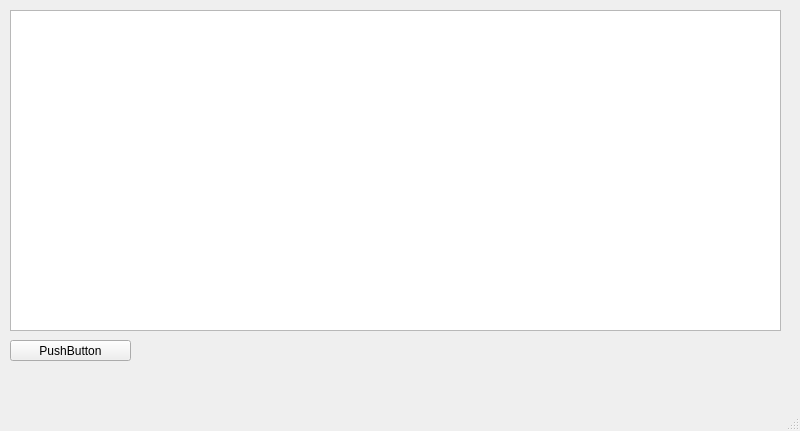
<?xml version="1.0" encoding="UTF-8"?>
<ui version="4.0">
 <class>MainWindow</class>
 <widget class="QMainWindow" name="MainWindow">
  <property name="geometry">
   <rect>
    <x>0</x>
    <y>0</y>
    <width>800</width>
    <height>431</height>
   </rect>
  </property>
  <property name="windowTitle">
   <string>MainWindow</string>
  </property>
  <widget class="QWidget" name="centralwidget">
   <widget class="QTableView" name="tableView">
    <property name="geometry">
     <rect>
      <x>10</x>
      <y>10</y>
      <width>771</width>
      <height>321</height>
     </rect>
    </property>
   </widget>
   <widget class="QPushButton" name="paintButton">
    <property name="geometry">
     <rect>
      <x>10</x>
      <y>340</y>
      <width>121</width>
      <height>21</height>
     </rect>
    </property>
    <property name="text">
     <string>PushButton</string>
    </property>
   </widget>
  </widget>
  <widget class="QMenuBar" name="menubar">
   <property name="geometry">
    <rect>
     <x>0</x>
     <y>0</y>
     <width>800</width>
     <height>20</height>
    </rect>
   </property>
  </widget>
  <widget class="QStatusBar" name="statusbar"/>
 </widget>
 <resources/>
 <connections/>
</ui>
